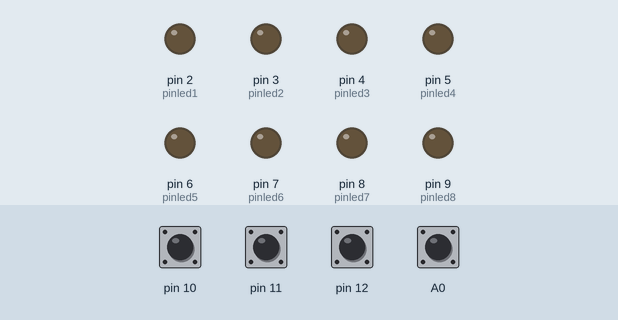
The sketch below on a simulated Arduino Uno, built with avr-gcc and run on an emulated ATmega328P. Shown: output pins drawn as LEDs (lit = HIGH). The inputs (shaded band) are chosen by the test bench; at power-on: A0, pin 10–12 HIGH.

Above: at 1.2 s.
1.3 s: pin 10 pulled LOW for 0.15 s
At 1.45 s:
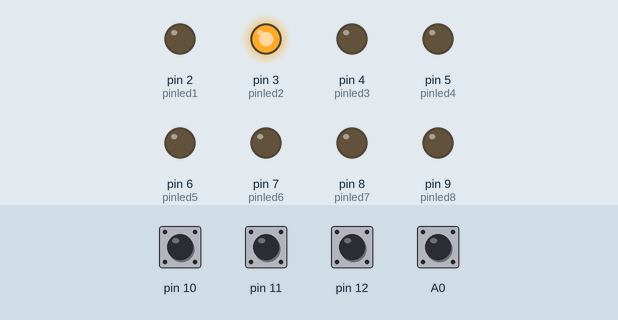
4.3 s: pin 11 pulled LOW for 0.15 s
At 4.6 s:
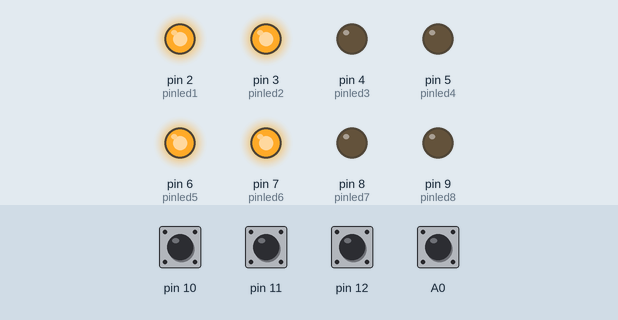
7.4 s: pin 12 pulled LOW for 0.15 s
At 8.2 s:
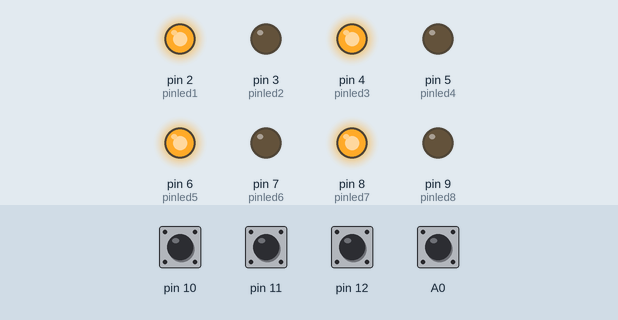
10.5 s: A0 pulled LOW for 0.15 s
At 11.3 s:
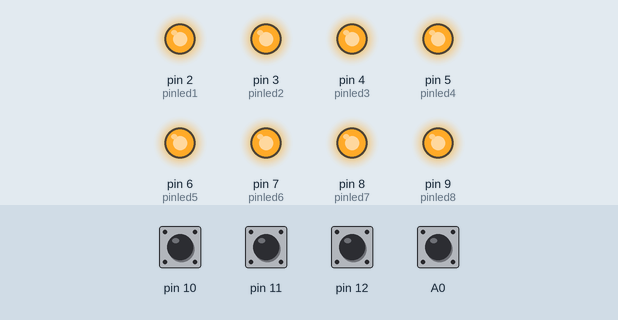
13.0 s: pin 11 pulled LOW for 1 s
At 14.4 s:
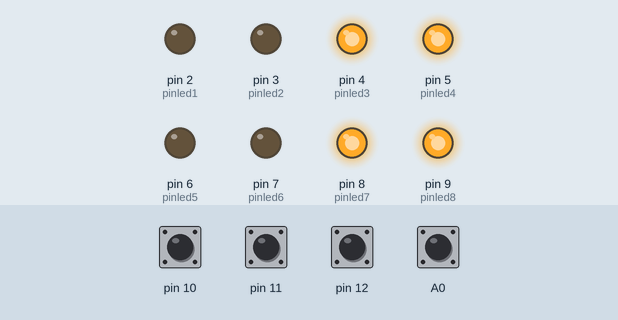
16.5 s: pin 12 pulled LOW for 1 s
At 18.3 s:
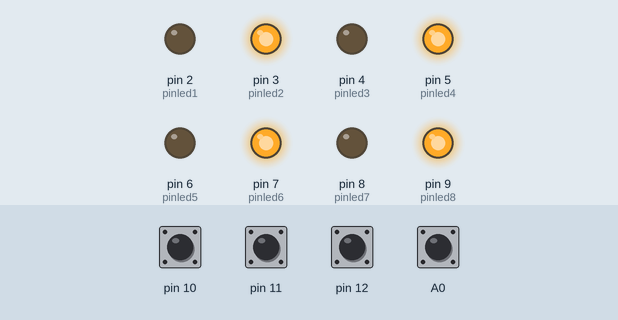
Timing chart, 0 to 20.0 s (numbered marks = the images above; inputs shaded):
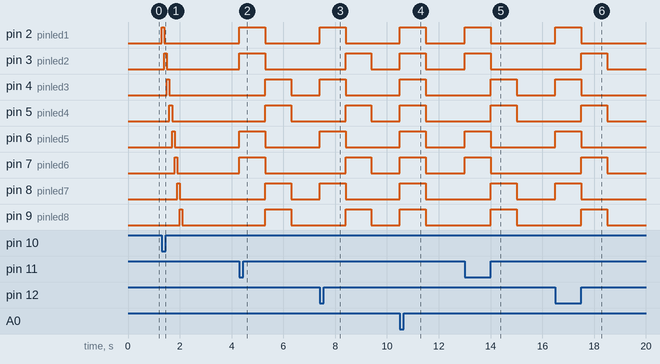

The sketch:

8_leds_dipswitch.ino
```cpp
#include "binary.h"
int config = 0;
const int pinled1=2;
const int pinled2=3;
const int pinled3=4;
const int pinled4=5;
const int pinled5=6;
const int pinled6=7;
const int pinled7=8;
const int pinled8=9;
int bin2int(int numvalues, ...)
{
    int total = 0;
    va_list values;
    va_start(values, numvalues);

    for(;numvalues > 0; numvalues--)
        if (!(digitalRead(va_arg(values, int))) )
            total += powint(2, numvalues-1);

    va_end(values);
    return total;
}
int powint(int base, int exponent)
{
    int result = 1;
    for(;exponent > 0; exponent--)
        result *= base;
    return result;
}
void setup()
{
  // Inicializa os pinos do DIP Switch como INPUT_PULLUP
  pinMode(A0, INPUT_PULLUP);
  pinMode(11, INPUT_PULLUP);
  pinMode(12, INPUT_PULLUP);
  pinMode(10, INPUT_PULLUP);
  pinMode(pinled1,OUTPUT);
  pinMode(pinled2,OUTPUT);
  pinMode(pinled3,OUTPUT);
  pinMode(pinled4,OUTPUT);
  pinMode(pinled5,OUTPUT);
  pinMode(pinled6,OUTPUT);
  pinMode(pinled7,OUTPUT);
  pinMode(pinled8,OUTPUT);
}
void loop()
{
  config = bin2int(4, A0,12,11,10);
  if (config == B1000)
  {
    digitalWrite(pinled1,HIGH);
    digitalWrite(pinled2,HIGH);
    digitalWrite(pinled3,HIGH);
    digitalWrite(pinled4,HIGH);
    digitalWrite(pinled5,HIGH);
    digitalWrite(pinled6,HIGH);
    digitalWrite(pinled7,HIGH);
    digitalWrite(pinled8,HIGH);
    delay(1000);
    digitalWrite(pinled1,LOW);
    digitalWrite(pinled2,LOW);
    digitalWrite(pinled3,LOW);
    digitalWrite(pinled4,LOW);
    digitalWrite(pinled5,LOW);
    digitalWrite(pinled6,LOW);
    digitalWrite(pinled7,LOW);
    digitalWrite(pinled8,LOW);
    delay(1000);
  }
  if(config == B0100)
  {
    digitalWrite(pinled1,HIGH);
    digitalWrite(pinled2,LOW);
    digitalWrite(pinled3,HIGH);
    digitalWrite(pinled4,LOW);
    digitalWrite(pinled5,HIGH);
    digitalWrite(pinled6,LOW);
    digitalWrite(pinled7,HIGH);
    digitalWrite(pinled8,LOW);
    delay(1000);
    digitalWrite(pinled1,LOW);
    digitalWrite(pinled2,HIGH);
    digitalWrite(pinled3,LOW);
    digitalWrite(pinled4,HIGH);
    digitalWrite(pinled5,LOW);
    digitalWrite(pinled6,HIGH);
    digitalWrite(pinled7,LOW);
    digitalWrite(pinled8,HIGH);
    delay(1000);
  }
   if(config == B0010)
  {
    digitalWrite(pinled1,HIGH);
    digitalWrite(pinled2,HIGH);
    digitalWrite(pinled3,LOW);
    digitalWrite(pinled4,LOW);
    digitalWrite(pinled5,HIGH);
    digitalWrite(pinled6,HIGH);
    digitalWrite(pinled7,LOW);
    digitalWrite(pinled8,LOW);
    delay(1000);
    digitalWrite(pinled1,LOW);
    digitalWrite(pinled2,LOW);
    digitalWrite(pinled3,HIGH);
    digitalWrite(pinled4,HIGH);
    digitalWrite(pinled5,LOW);
    digitalWrite(pinled6,LOW);
    digitalWrite(pinled7,HIGH);
    digitalWrite(pinled8,HIGH);
    delay(1000);
  }
  if(config == B0001)
  {
    int z=0;
    for(z;z<=8;z++)
    {
      if(z==1)
      {
        digitalWrite(pinled1,HIGH);
        delay(100);
        digitalWrite(pinled1,LOW);
      }
      if(z==2)
      {
        digitalWrite(pinled2,HIGH);
        delay(100);
        digitalWrite(pinled2,LOW);
      }
      if(z==3)
      {
        digitalWrite(pinled3,HIGH);
        delay(100);
        digitalWrite(pinled3,LOW);
      }
      if(z==4)
      {
        digitalWrite(pinled4,HIGH);
        delay(100);
        digitalWrite(pinled4,LOW);
      }
      if(z==5)
      {
        digitalWrite(pinled5,HIGH);
        delay(100);
        digitalWrite(pinled5,LOW);
      }
      if(z==6)
      {
        digitalWrite(pinled6,HIGH);
        delay(100);
        digitalWrite(pinled6,LOW);
      }
      if(z==7)
      {
        digitalWrite(pinled7,HIGH);
        delay(100);
        digitalWrite(pinled7,LOW);
      }
      if(z==8)
      {
        digitalWrite(pinled8,HIGH);
        delay(100);
        digitalWrite(pinled8,LOW);
      }
    }
    if(z==8)
    z=0;
  }
  else
  {
    digitalWrite(pinled1,LOW);
    digitalWrite(pinled2,LOW);
    digitalWrite(pinled3,LOW);
    digitalWrite(pinled4,LOW);
    digitalWrite(pinled5,LOW);
    digitalWrite(pinled6,LOW);
    digitalWrite(pinled7,LOW);
    digitalWrite(pinled8,LOW);
  }

}
```

Measured:
- after the input at 1.3 s, pin 2 (pinled1): LOW → HIGH at once, → LOW 0.10 s later; pin 3 (pinled2): LOW → HIGH after 0.10 s, → LOW 0.10 s later; pin 4 (pinled3): LOW → HIGH after 0.20 s, → LOW 0.10 s later; pin 5 (pinled4): LOW → HIGH after 0.30 s, → LOW 0.10 s later; pin 6 (pinled5): LOW → HIGH after 0.40 s, → LOW 0.10 s later
- after the input at 4.3 s, pin 2 (pinled1), pin 3 (pinled2), pin 6 (pinled5), pin 7 (pinled6): LOW → HIGH at once, → LOW 1.0 s later; pin 4 (pinled3), pin 5 (pinled4), pin 8 (pinled7), pin 9 (pinled8): LOW → HIGH after 1.0 s, → LOW 1.0 s later
- after the input at 7.4 s, pin 2 (pinled1), pin 4 (pinled3), pin 6 (pinled5), pin 8 (pinled7): LOW → HIGH at once, → LOW 1.0 s later; pin 3 (pinled2), pin 5 (pinled4), pin 7 (pinled6), pin 9 (pinled8): LOW → HIGH after 1.0 s, → LOW 1.0 s later
- after the input at 10.5 s, pin 2 (pinled1), pin 3 (pinled2), pin 4 (pinled3), pin 5 (pinled4), pin 6 (pinled5), pin 7 (pinled6), pin 8 (pinled7), pin 9 (pinled8): LOW → HIGH at once, → LOW 1.0 s later
- after the input at 13.0 s, pin 2 (pinled1), pin 3 (pinled2), pin 6 (pinled5), pin 7 (pinled6): LOW → HIGH at once, → LOW 1.0 s later; pin 4 (pinled3), pin 5 (pinled4), pin 8 (pinled7), pin 9 (pinled8): LOW → HIGH after 1.0 s, → LOW 1.0 s later
- after the input at 16.5 s, pin 2 (pinled1), pin 4 (pinled3), pin 6 (pinled5), pin 8 (pinled7): LOW → HIGH at once, → LOW 1.0 s later; pin 3 (pinled2), pin 5 (pinled4), pin 7 (pinled6), pin 9 (pinled8): LOW → HIGH after 1.0 s, → LOW 1.0 s later
